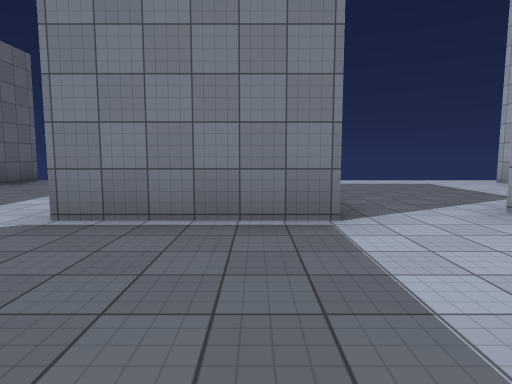
view 1 (above)

15 first-person views from a walk through a Unity game level. The camera is 1.4 m above the floor, tilts 6° down and sees 75° across. The floor is counted in squares, 2.37 m on a side. Each view is taken from the middle of a square. On the plan, view 1 faces up. The plan holds only what a view shows up to about 10 squares ahead; the rest is blank. The place goes on beyond the plan. The player is left out. Surface patterns are stand-ins for the level's own textures.

view 2
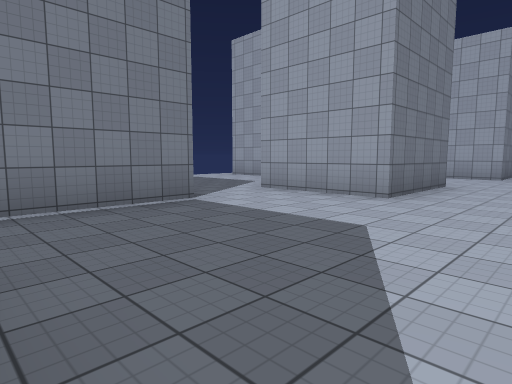

view 3
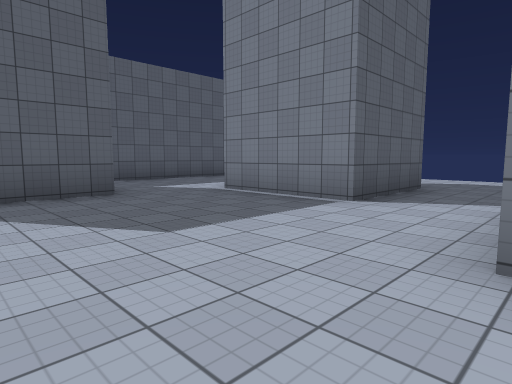

view 4
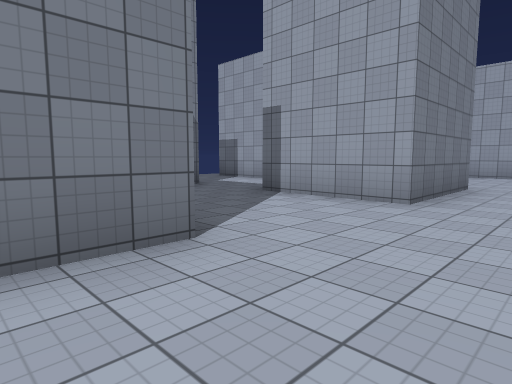

view 5
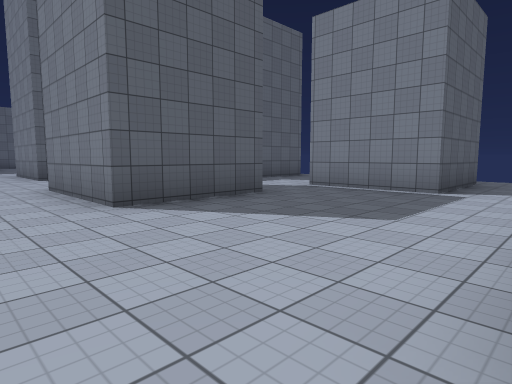

view 6
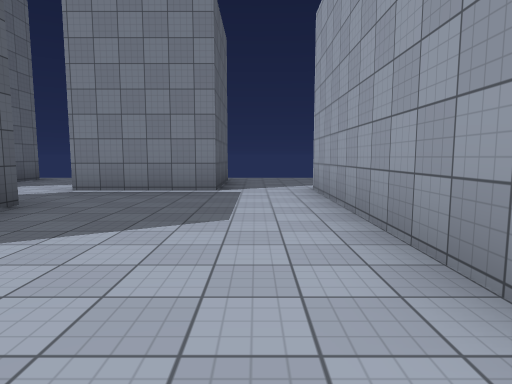

view 7
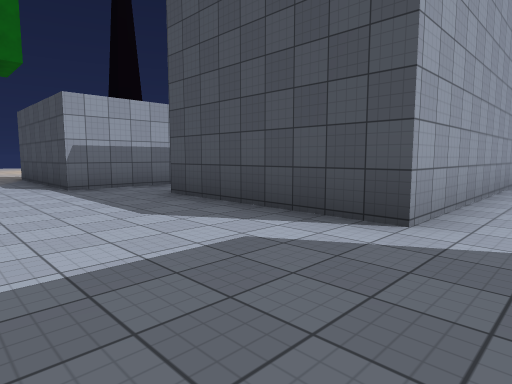

view 8
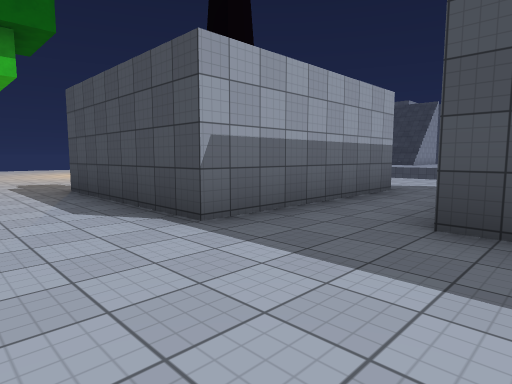

view 9
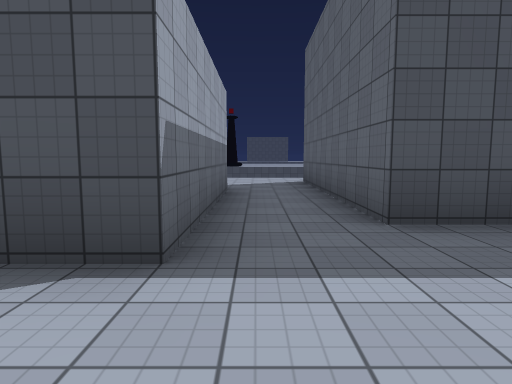

view 10
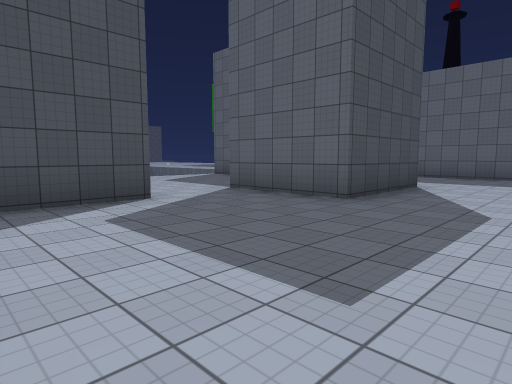

view 11
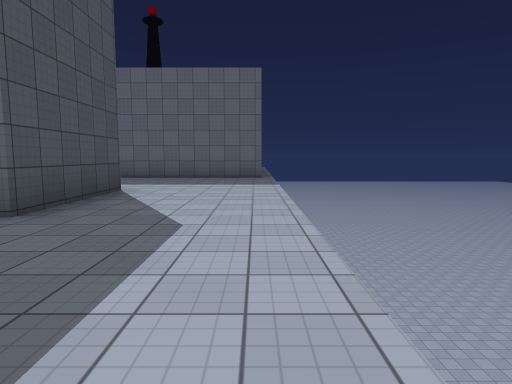

view 12
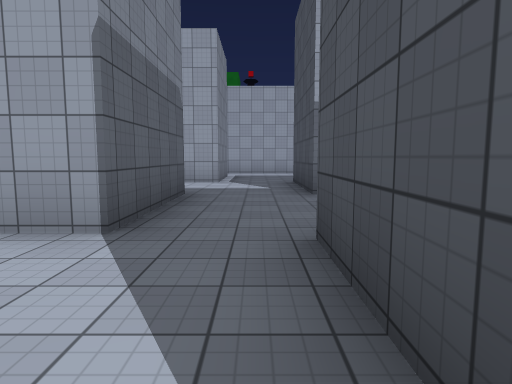

view 13
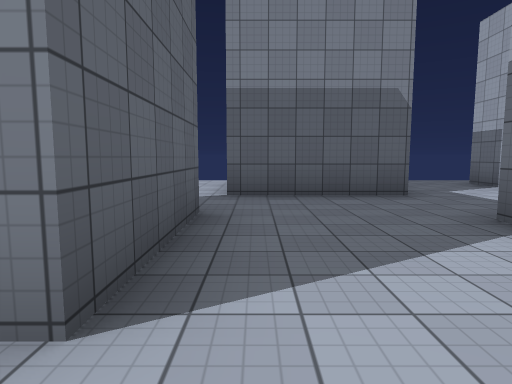

view 14
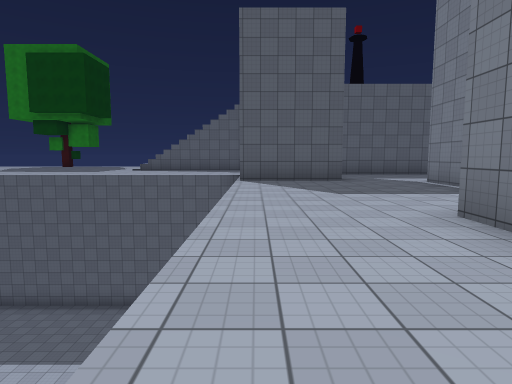

view 15
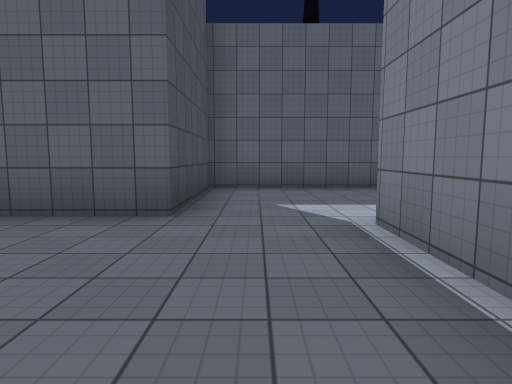

### Floor plan
Points are (right, up) in squares from view 1. A wall is a line through its corners. A room is listed if a view was taken in it or the views show most of it. See-through windows are left out.
Room 1 (views 1, 2, 3, 4, 6, 13, 14, 15)
walls: (5.4, 3.6) (5.4, 1) (2.7, 1) (2.7, 2.4); (7.5, 5.1) (5.6, 5.1); (11.1, 3.1) (11.1, 0.6) (8.3, 0.6) (8.3, 3.1); (0.8, 3.1) (-2, 3.1); (-2.3, 1.1) (-2.3, -1.5); (13.3, 4.9) (10.8, 4.9); (15, 0) (15, 5.1)
ways out: opening at (14.5, -1.5) to room 2; opening at (8, 4) to room 3; opening at (11, 4) to room 3; opening at (14, 5) to room 3; opening at (-3, 2) to room 4; opening at (2, 3) to room 4; opening at (5, 4) to room 4
Room 2 (view 5)
walls: (18.8, 1.5) (18.8, 0)
ways out: opening at (14.5, -1.5) to room 1; opening at (20, 1) to room 3
Room 3 (views 7, 8, 9)
walls: (13.3, 7.5) (13.3, 4.9); (15, 5.1) (18.8, 5.1) (18.8, 1.5); (10.8, 4.9) (10.8, 7.5); (8.4, 7.8) (8.4, 5.9); (8.4, 5.1) (7.5, 5.1); (20.5, 2) (20.5, 6.2) (24.4, 6.2); (8.3, 3.1) (11.1, 3.1)
ways out: opening at (8, 4) to room 1; opening at (11, 4) to room 1; opening at (14, 5) to room 1; opening at (20, 1) to room 2; opening at (5.5, 8.5) to room 4
Room 4 (views 10, 11, 12)
walls: (-2, 5.6) (0.8, 5.6) (0.8, 3.1); (-5.3, 8.2) (-5.3, 1.1) (-2.3, 1.1); (2.7, 2.4) (2.7, 3.6) (5.4, 3.6); (5.6, 5.1) (5.6, 7.8)
ways out: opening at (-3, 2) to room 1; opening at (2, 3) to room 1; opening at (5, 4) to room 1; opening at (5.5, 8.5) to room 3

Where each view was taken, in squares from view 1:
view 1: 0 up, 0 right, facing up
view 2: 1 down, 2 left, facing up-right
view 3: 1 down, 3 right, facing up-left
view 4: 1 down, 4 right, facing up-right
view 5: 1 down, 15 right, facing up-left
view 6: 1 down, 14 right, facing up
view 7: 8 up, 14 right, facing down-right
view 8: 8 up, 18 right, facing down-right
view 9: 8 up, 20 right, facing down
view 10: 8 up, 5 right, facing down-left
view 11: 8 up, 4 right, facing left
view 12: 4 up, 3 right, facing right
view 13: 0 up, 6 right, facing up
view 14: 1 down, 6 right, facing left
view 15: 2 up, 1 right, facing left
